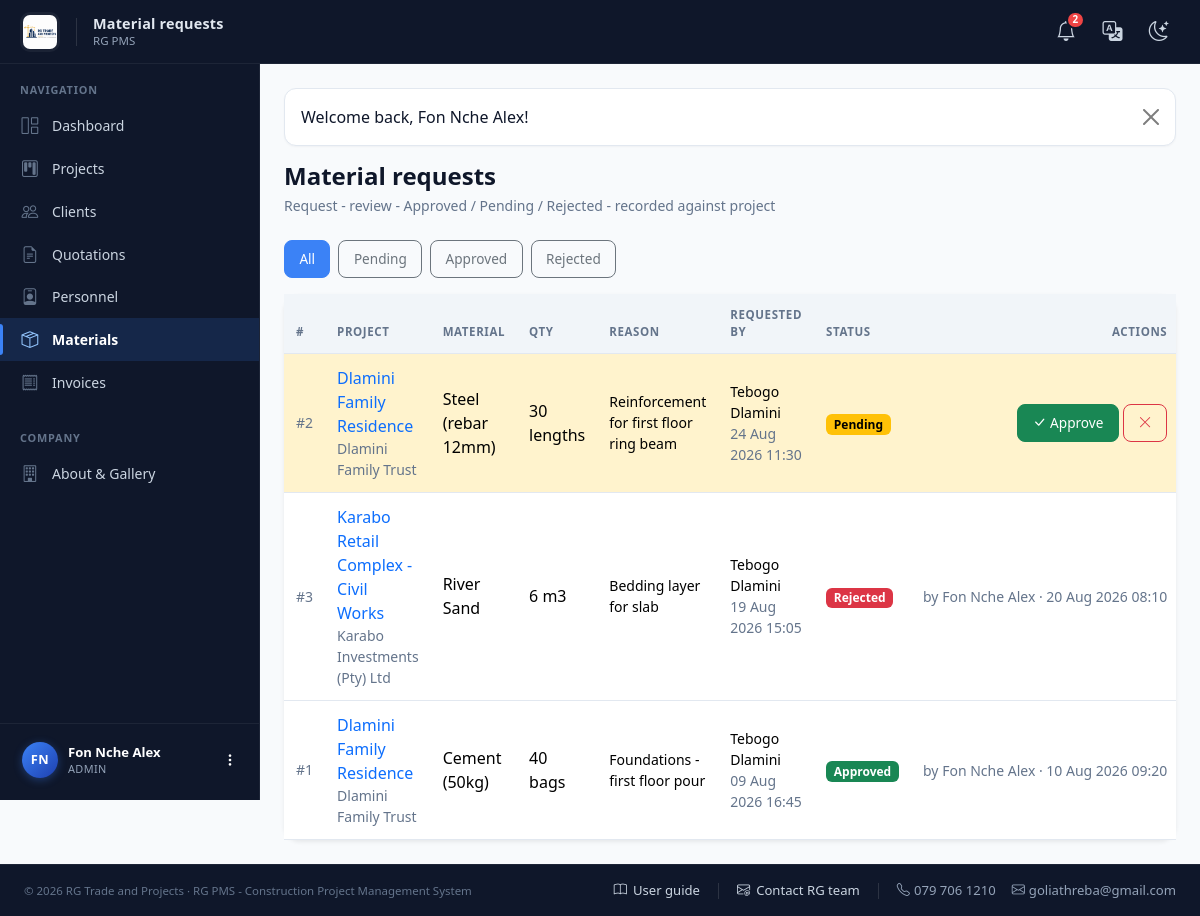
Screenshot of /admin/material_requests.php (signed in) with the database file from the repository.
### tables this page shows
CREATE TABLE users (
  id            INT UNSIGNED NOT NULL AUTO_INCREMENT,
  role_id       TINYINT UNSIGNED NOT NULL,
  full_name     VARCHAR(120) NOT NULL,
  email         VARCHAR(160) NOT NULL UNIQUE,
  phone         VARCHAR(30)  NULL,
  password_hash VARCHAR(255) NOT NULL,
  is_active     TINYINT(1)   NOT NULL DEFAULT 1,
  created_at    DATETIME     NOT NULL DEFAULT CURRENT_TIMESTAMP,
  PRIMARY KEY (id),
  CONSTRAINT fk_users_role FOREIGN KEY (role_id) REFERENCES roles(id)
);

CREATE TABLE roles (
  id          TINYINT UNSIGNED NOT NULL AUTO_INCREMENT,
  name        VARCHAR(50)  NOT NULL UNIQUE,       
  description VARCHAR(255) NULL,
  PRIMARY KEY (id)
);

CREATE TABLE material_requests (
  id           INT UNSIGNED NOT NULL AUTO_INCREMENT,
  project_id   INT UNSIGNED NOT NULL,
  requested_by INT UNSIGNED NULL,                 
  material_id  INT UNSIGNED NOT NULL,
  quantity     DECIMAL(12,2) NOT NULL,
  unit         VARCHAR(30)  NOT NULL DEFAULT 'unit',
  reason       TEXT NULL,
  status       ENUM('pending','approved','rejected') NOT NULL DEFAULT 'pending',
  reviewed_by  INT UNSIGNED NULL,
  reviewed_at  DATETIME     NULL,
  created_at   DATETIME NOT NULL DEFAULT CURRENT_TIMESTAMP,
  PRIMARY KEY (id),
  CONSTRAINT fk_mr_project FOREIGN KEY (project_id) REFERENCES projects(id),
  CONSTRAINT fk_mr_requestor FOREIGN KEY (requested_by) REFERENCES users(id) ON DELETE SET NULL,
  CONSTRAINT fk_mr_material FOREIGN KEY (material_id) REFERENCES materials(id),
  CONSTRAINT fk_mr_reviewer FOREIGN KEY (reviewed_by) REFERENCES users(id) ON DELETE SET NULL
);

CREATE TABLE projects (
  id                    INT UNSIGNED NOT NULL AUTO_INCREMENT,
  client_id             INT UNSIGNED NOT NULL,
  project_manager_id    INT UNSIGNED NULL,         
  name                  VARCHAR(160) NOT NULL,
  build_type            VARCHAR(120) NULL,         
  square_meters         DECIMAL(10,2) NULL,
  location              VARCHAR(255) NULL,
  start_date            DATE NULL,
  target_deadline       DATE NULL,
  actual_completion_date DATE NULL,
  status                ENUM('not_yet_commenced','in_progress','delayed','completed') NOT NULL DEFAULT 'not_yet_commenced',
  progress_percent      DECIMAL(5,2) NOT NULL DEFAULT 0,
  budget                DECIMAL(14,2) NOT NULL DEFAULT 0,
  description           TEXT NULL,
  created_at            DATETIME NOT NULL DEFAULT CURRENT_TIMESTAMP,
  PRIMARY KEY (id),
  CONSTRAINT fk_projects_client FOREIGN KEY (client_id) REFERENCES clients(id),
  CONSTRAINT fk_projects_pm FOREIGN KEY (project_manager_id) REFERENCES users(id) ON DELETE SET NULL
);

CREATE TABLE clients (
  id             INT UNSIGNED NOT NULL AUTO_INCREMENT,
  user_id        INT UNSIGNED NULL,                
  company_name   VARCHAR(160) NOT NULL,
  contact_person VARCHAR(120) NOT NULL,
  phone          VARCHAR(30)  NULL,
  email          VARCHAR(160) NULL,
  address        VARCHAR(255) NULL,
  created_at     DATETIME     NOT NULL DEFAULT CURRENT_TIMESTAMP,
  PRIMARY KEY (id),
  CONSTRAINT fk_clients_user FOREIGN KEY (user_id) REFERENCES users(id) ON DELETE SET NULL
);

CREATE TABLE materials (
  id             INT UNSIGNED NOT NULL AUTO_INCREMENT,
  name           VARCHAR(160) NOT NULL,
  unit           VARCHAR(30)  NOT NULL DEFAULT 'unit',
  stock_quantity DECIMAL(12,2) NOT NULL DEFAULT 0,
  created_at     DATETIME NOT NULL DEFAULT CURRENT_TIMESTAMP,
  PRIMARY KEY (id),
  UNIQUE KEY uq_material_name (name)
);

### admin/material_requests.php (the view, shortened to what the rows shown need)
<?php
require_once __DIR__ . '/../includes/layout.php';
require_role('admin');
$pdo = db();
$sql = 'SELECT mr.*, m.name AS material_name, m.unit AS material_unit, u.full_name AS requested_by_name, rv.full_name AS reviewer_name, p.name AS project_name, c.company_name
        FROM material_requests mr
        JOIN materials m ON m.id = mr.material_id
        JOIN projects p ON p.id = mr.project_id
        JOIN clients c ON c.id = p.client_id
        LEFT JOIN users u ON u.id = mr.requested_by
        LEFT JOIN users rv ON rv.id = mr.reviewed_by';
$params = [];
$sql .= ' ORDER BY (mr.status = "pending") DESC, mr.created_at DESC';
$stmt = $pdo->prepare($sql);
$stmt->execute($params);
$requests = $stmt->fetchAll();
page_header('Material requests', 'materials');
?>
<div class="card border-0 shadow-sm rounded-4">
  <div class="table-responsive">
    <table class="table table-hover align-middle mb-0">
      <thead><tr><th>#</th><th>Project</th><th>Material</th><th>Qty</th><th>Reason</th><th>Requested by</th><th>Status</th><th class="text-end">Actions</th></tr></thead>
      <tbody>
        <?php foreach ($requests as $r): ?>
        <tr class="<?= $r['status'] === 'pending' ? 'table-warning' : '' ?>">
          <td class="small text-muted">#<?= $r['id'] ?></td>
          <td><a class="text-decoration-none" href="<?= BASE_URL ?>/admin/project_view.php?id=<?= $r['project_id'] ?>&tab=materials"><?= e($r['project_name']) ?></a><div class="small text-muted"><?= e($r['company_name']) ?></div></td>
          <td><?= e($r['material_name']) ?></td>
          <td><?= (float)$r['quantity'] ?> <?= e($r['unit']) ?></td>
          <td class="small"><?= e($r['reason'] ?? '-') ?></td>
          <td class="small"><?= e($r['requested_by_name'] ?? '-') ?><div class="text-muted"><?= nice_datetime($r['created_at']) ?></div></td>
          <td><?= match ($r['status']) { 'approved' => badge('Approved', 'success'), 'rejected' => badge('Rejected', 'danger'), default => badge('Pending', 'warning') } ?></td>
          <td class="text-end text-nowrap">
            <?php if ($r['status'] === 'pending'): ?>
              <form method="post" class="d-inline">
                <button class="btn btn-sm btn-success"><i class="bi bi-check-lg me-1"></i>Approve</button>
              </form>
              <form method="post" class="d-inline" data-confirm="Reject this material request?">
                <button class="btn btn-sm btn-outline-danger"><i class="bi bi-x-lg"></i></button>
              </form>
            <?php elseif ($r['reviewed_at']): ?>
              <span class="small text-muted">by <?= e($r['reviewer_name'] ?? '-') ?> · <?= nice_datetime($r['reviewed_at']) ?></span>
            <?php endif; ?>
          </td>
        </tr>
        <?php endforeach; ?>
      </tbody>
    </table>
  </div>
</div>
<?php page_footer(); ?>

### includes/layout.php (shortened to what the rows shown need)
<?php
require_once __DIR__ . '/functions.php';
require_once __DIR__ . '/auth.php';
function page_header(string $title, string $active = ''): void {
    $user    = current_user();
    $role    = $user['role_name'] ?? null;
    $unread  = $user ? unread_notification_count((int)$user['id']) : 0;
    $flash   = flash_get();
    $base    = BASE_URL;
    $initials = '';
    if ($user) {
        foreach (preg_split('/\s+/', trim($user['full_name'])) as $part) {
            if ($part !== '') $initials .= strtoupper($part[0]);
        }
        $initials = substr($initials, 0, 2);
    }
    ?>
<!DOCTYPE html>
<html lang="en">
<head>
<link rel="stylesheet" href="<?= $base ?>/assets/vendor/bootstrap.min.css">
<link rel="stylesheet" href="<?= $base ?>/assets/vendor/bootstrap-icons.css">
<link rel="stylesheet" href="<?= $base ?>/assets/css/style.css?v=<?= @filemtime(__DIR__ . '/../assets/css/style.css') ?>">
</head>
<body>
<?php if ($user): ?>
<nav class="app-navbar">
  <div class="navbar-inner">
    <div class="d-flex align-items-center gap-3">
      <a class="navbar-brand" href="<?= $base ?>/index.php">
        <img src="<?= $base ?>/assets/img/logo-full.png" alt="<?= APP_NAME ?>" class="header-logo"
             onerror="this.style.display='none';this.nextElementSibling.style.display='inline-flex';">
      </a>
      <div class="d-none d-md-block lh-1">
        <div class="navbar-page-title"><?= e($title) ?></div>
        <div class="navbar-page-sub mt-1"><?= APP_SYSTEM_NAME ?></div>
      </div>
    </div>
    <div class="d-flex align-items-center gap-1">
      <div class="dropdown">
        <a class="nav-icon-link" href="#" data-bs-toggle="dropdown" aria-expanded="false" title="Notifications">
          <i class="bi bi-bell fs-5"></i>
          <?php if ($unread > 0): ?>
            <span class="badge-dot"><?= $unread > 9 ? '9+' : $unread ?></span>
          <?php endif; ?>
        </a>
      </div>
      <div class="dropdown">
        <a class="nav-icon-link" href="#" data-bs-toggle="dropdown" aria-expanded="false" title="Translate">
          <i class="bi bi-translate fs-5"></i>
        </a>
      </div>
      <button class="nav-icon-link" type="button" id="themeToggle" title="Switch theme" aria-label="Switch theme">
        <i class="bi bi-moon-stars fs-5 icon-light"></i>
      </button>
    </div>
  </div>
</nav>
<div class="app-layout">
  <aside class="app-sidebar" id="appSidebar">
    <div class="sidebar-scroll">
      <div class="sidebar-section-title">Navigation</div>
      <ul class="nav flex-column sidebar-nav">
        <?php if ($role === 'admin'): ?>
          <li class="nav-item"><a class="nav-link <?= $active === 'dashboard' ? 'active' : '' ?>" href="<?= $base ?>/admin/dashboard.php"><i class="bi bi-grid-1x2"></i><span>Dashboard</span></a></li>
          <li class="nav-item"><a class="nav-link <?= $active === 'projects' ? 'active' : '' ?>" href="<?= $base ?>/admin/projects.php"><i class="bi bi-kanban"></i><span>Projects</span></a></li>
          <li class="nav-item"><a class="nav-link <?= $active === 'clients' ? 'active' : '' ?>" href="<?= $base ?>/admin/clients.php"><i class="bi bi-people"></i><span>Clients</span></a></li>
          <li class="nav-item"><a class="nav-link <?= $active === 'quotations' ? 'active' : '' ?>" href="<?= $base ?>/admin/quotations.php"><i class="bi bi-file-earmark-text"></i><span>Quotations</span></a></li>
          <li class="nav-item"><a class="nav-link <?= $active === 'personnel' ? 'active' : '' ?>" href="<?= $base ?>/admin/personnel.php"><i class="bi bi-person-badge"></i><span>Personnel</span></a></li>
          <li class="nav-item"><a class="nav-link <?= $active === 'materials' ? 'active' : '' ?>" href="<?= $base ?>/admin/materials.php"><i class="bi bi-box-seam"></i><span>Materials</span></a></li>
          <li class="nav-item"><a class="nav-link <?= $active === 'invoices' ? 'active' : '' ?>" href="<?= $base ?>/admin/invoices.php"><i class="bi bi-receipt"></i><span>Invoices</span></a></li>
        <?php elseif ($role === 'personnel'): ?>
          <li class="nav-item"><a class="nav-link <?= $active === 'dashboard' ? 'active' : '' ?>" href="<?= $base ?>/personnel/dashboard.php"><i class="bi bi-grid-1x2"></i><span>My Projects</span></a></li>
        <?php elseif ($role === 'client'): ?>
          <li class="nav-item"><a class="nav-link <?= $active === 'dashboard' ? 'active' : '' ?>" href="<?= $base ?>/client/dashboard.php"><i class="bi bi-grid-1x2"></i><span>My Projects</span></a></li>
        <?php endif; ?>
      </ul>
      <?php if ($role === 'admin'): ?>
        <div class="sidebar-section-title mt-3">Company</div>
        <ul class="nav flex-column sidebar-nav">
          <li class="nav-item">
            <a class="nav-link <?= $active === 'home' ? 'active' : '' ?>" href="<?= $base ?>/about.php">
              <i class="bi bi-building"></i><span>About &amp; Gallery</span>
            </a>
          </li>
        </ul>
      <?php endif; ?>
    </div>
    <div class="sidebar-user-wrap">
      <div class="dropdown dropend">
        <a class="sidebar-user" href="#" data-bs-toggle="dropdown" aria-expanded="false">
          <div class="avatar"><?= e($initials ?: 'U') ?></div>
          <div class="user-info">
            <div class="user-name"><?= e($user['full_name']) ?></div>
            <div class="user-role"><?= e($user['role_name']) ?></div>
          </div>
          <i class="bi bi-three-dots-vertical ms-auto small"></i>
        </a>
      </div>
    </div>
  </aside>
  <main class="app-main">
    <div class="container-fluid px-3 px-lg-4 py-4">
      <?php if ($flash): ?>
        <div class="alert alert-<?= e($flash['type']) ?> alert-dismissible fade show" role="alert">
          <?= e($flash['message']) ?>
          <button type="button" class="btn-close" data-bs-dismiss="alert" aria-label="Close"></button>
        </div>
      <?php endif; ?>
<?php endif; ?>
<?php
}
function page_footer(): void {
    $user = current_user();
    ?>
    <?php if ($user): ?>
        </div>
      </main>
    </div>
    <?php else: ?>
        </div>
    </main>
    <?php endif; ?>
</body>
</html>
<?php
}

### includes/functions.php (shortened to what the rows shown need)
<?php
require_once __DIR__ . '/../config/db.php';
function flash_get(): ?array {
    if (!empty($_SESSION['flash'])) {
        $f = $_SESSION['flash'];
        return $f;
    }
    return null;
}
function unread_notification_count(int $userId): int {
    $stmt = db()->prepare('SELECT COUNT(*) FROM notifications WHERE user_id = ? AND is_read = 0');
    $stmt->execute([$userId]);
    return (int)$stmt->fetchColumn();
}
function nice_datetime(?string $datetime): string {
    $ts = strtotime($datetime);
    return $ts ? date('d M Y H:i', $ts) : '-';
}
function e(?string $value): string {
    return htmlspecialchars((string)$value, ENT_QUOTES, 'UTF-8');
}
function badge(string $text, string $color = 'secondary'): string {
    return '<span class="badge text-bg-' . $color . '">' . e($text) . '</span>';
}

### rows the page displays
users: full_name "Fon Nche Alex", role.name "ADMIN"
material_requests: id "2", project.name "Dlamini Family Residence", clients.company_name "Dlamini Family Trust", material.name "Steel (rebar 12mm)", quantity "30", unit "lengths", reason "Reinforcement for first floor ring beam", requested_by.full_name "Tebogo Dlamini", created_at "24 Aug 2026 11:30", text "Pending"
material_requests: id "3", project.name "Karabo Retail Complex - Civil Works", clients.company_name "Karabo Investments (Pty) Ltd", material.name "River Sand", quantity "6", unit "m3", reason "Bedding layer for slab", requested_by.full_name "Tebogo Dlamini", created_at "19 Aug 2026 15:05", text "Rejected", reviewed_by.full_name "Fon Nche Alex", reviewed_at "20 Aug 2026 08:10"
material_requests: id "1", project.name "Dlamini Family Residence", clients.company_name "Dlamini Family Trust", material.name "Cement (50kg)", quantity "40", unit "bags", reason "Foundations - first floor pour", requested_by.full_name "Tebogo Dlamini", created_at "09 Aug 2026 16:45", text "Approved", reviewed_by.full_name "Fon Nche Alex", reviewed_at "10 Aug 2026 09:20"

### other values shown
$title "Material requests"
APP_SYSTEM_NAME "RG PMS"
$unread "2"
$initials ?: 'U' "FN"
$flash['message'] "Welcome back, Fon Nche Alex!"
$subtitle "Request - review - Approved / Pending / Rejected - recorded against project"
APP_NAME "RG Trade and Projects"
COMPANY_PHONE "079 706 1210"
COMPANY_EMAIL "goliathreba@gmail.com"
